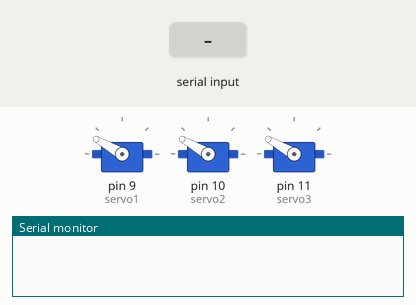
This sketch was run on a simulated Arduino Uno, built with avr-gcc and run on an emulated ATmega328P. On the bench: 3 × servo, the last lines printed to the serial monitor. The inputs (shaded band) are chosen by the test bench.

Above: at 1.2 s.
1.3 s: "90,45\n" received over Serial
At 2.0 s:
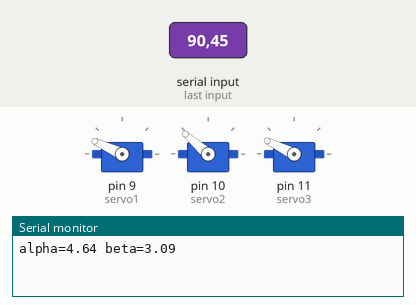
2.8 s: "30,150\n" received over Serial
At 3.2 s:
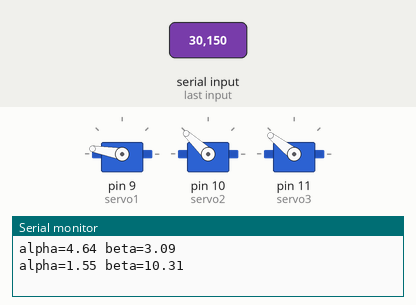
4.3 s: "1,90\n" received over Serial
At 5.5 s:
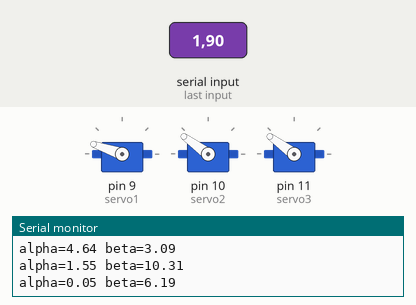
Timing chart, 0 to 7.3 s (numbered marks = the images above; inputs shaded):
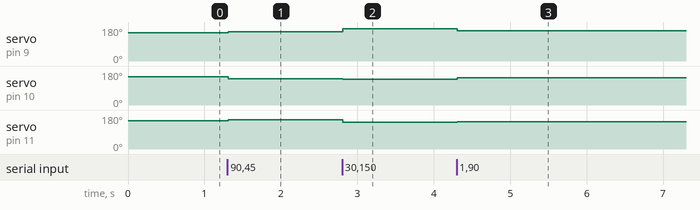

The sketch:

Camera_Controlled_Actuation.ino
```cpp
#include <Servo.h>
#include <math.h>

Servo servo1, servo2, servo3;

float dx = 0;
float dy = 0;
String inputString = "";

// Arm lengths in cm
const float L1 = 5.0;  // Lower arm
const float L2 = 7.0;  // Upper arm

// Tilt scaling factors
const float ALPHA_MULTIPLIER = 1.5;
const float BETA_MULTIPLIER  = 1.5;

// Platform tilt angles (deg)
float alpha = 0;
float beta = 0;

// Convert degrees to radians
float degToRad(float deg) {
  return deg * PI / 180.0;
}

// Inverse kinematics calculation
float calculateZ(float x, float y, float alphaDeg, float betaDeg) {
  float alphaRad = degToRad(alphaDeg);
  float betaRad  = degToRad(betaDeg);
  return x * tan(alphaRad) + y * tan(betaRad);
}

// Convert vertical displacement to servo angle
float zToServoAngle(float z) {
  float ratio = constrain(z / L1, -1.0, 1.0); // prevent NaN
  float angleRad = asin(ratio);
  return angleRad * 180.0 / PI;
}

// ✅ Floating-point map function (GLOBAL, not inside loop)
float fmap(float x, float in_min, float in_max, float out_min, float out_max) {
  return (x - in_min) * (out_max - out_min) / (in_max - in_min) + out_min;
}

void setup() {
  servo1.attach(9);
  servo2.attach(10);
  servo3.attach(11);
  Serial.begin(9600);

  servo1.write(150);
  servo2.write(150);
  servo3.write(150);
}

void loop() {
  if (Serial.available()) {
    inputString = Serial.readStringUntil('\n');
    int commaIndex = inputString.indexOf(',');
    if (commaIndex > 0) {
      String dxStr = inputString.substring(0, commaIndex);
      String dyStr = inputString.substring(commaIndex + 1);

      dx = dxStr.toInt();
      dy = dyStr.toInt();
    }

    // ✅ Use fmap instead of map()
    alpha = fmap(dx, -320.0, 320.0, -11.0, 11.0) * ALPHA_MULTIPLIER;
    beta  = fmap(dy, -240.0, 240.0, -11.0, 11.0) * BETA_MULTIPLIER;

    // Servo platform positions (radius 9.5 cm, 120° apart)
    float x1 = 0,     y1 = 9.5;
    float x2 = -8.22, y2 = -4.75;
    float x3 =  8.22, y3 = -4.75;

    // Calculate Z displacement
    float z1 = calculateZ(x1, y1, alpha, beta);
    float z2 = calculateZ(x2, y2, alpha, beta);
    float z3 = calculateZ(x3, y3, alpha, beta);

    // Convert Z to servo angles
    float a1 = 150 + zToServoAngle(z1);
    float a2 = 150 + zToServoAngle(z2);
    float a3 = 150 + zToServoAngle(z3);

    // Clamp
    a1 = constrain(a1, 0, 180);
    a2 = constrain(a2, 0, 180);
    a3 = constrain(a3, 0, 180);

    // Move servos
    servo1.write(a1);
    servo2.write(a2);
    servo3.write(a3);

    // Debug output
    Serial.print("alpha=");
    Serial.print(alpha, 2); // print with 2 decimal places
    Serial.print(" beta=");
    Serial.println(beta, 2);
  }
}
```

Measured:
- after the input at 1.3 s, servo on pin 9 (servo1): 150° → 155° at once; servo on pin 10 (servo2): 150° → 139° at once; servo on pin 11 (servo3): 150° → 154° at once
- after the input at 2.8 s, servo on pin 9 (servo1): 155° → 170° at once; servo on pin 10 (servo2): 139° → 137° at once; servo on pin 11 (servo3): 154° → 142° at once
- after the input at 4.3 s, servo on pin 9 (servo1): 170° → 161° at once; servo on pin 10 (servo2): 137° → 144° at once; servo on pin 11 (servo3): 142° → 144° at once
